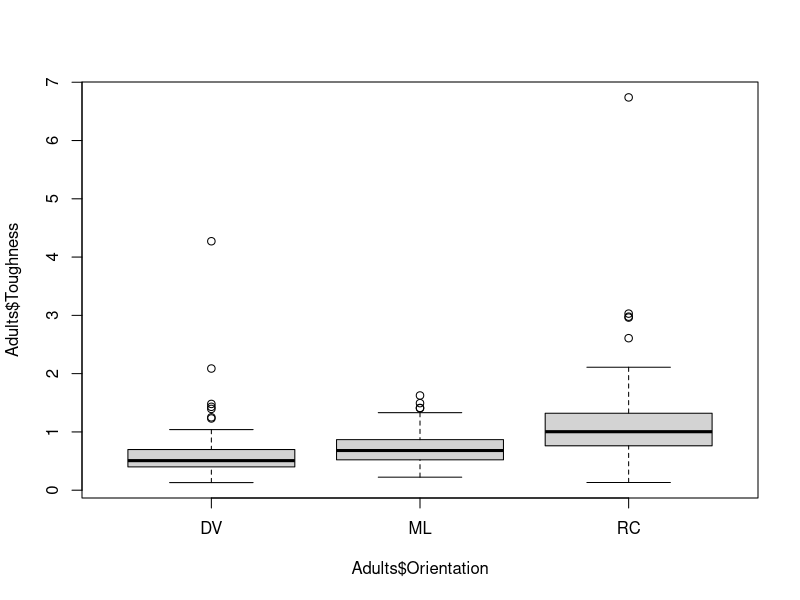

Source code (R):
setwd('C:\\Users\\migma\\OneDrive\\Desktop\\Evolution\\Project\\ManateeData')
Data1<-read.csv("ManateeData.csv")
Adults <- Data1[which(Data1$Developmental.Stage=="adult"),]
boxplot(Adults$Toughness~Adults$Orientation)
